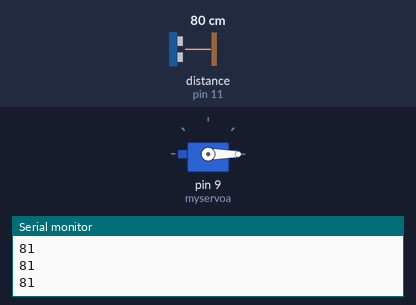
This sketch was run on a simulated Arduino Uno, built with avr-gcc and run on an emulated ATmega328P. Shown: servo, the last lines printed to the serial monitor. The test bench sets the inputs (shaded band); at power-on: distance to the obstacle (sensor on pin 11) 80 cm. The echo pulse lasts 58.3 µs per cm.

Above: at 1.2 s.
1.3 s: distance to the obstacle (sensor on pin 11) set to 12 cm
2.8 s: distance to the obstacle (sensor on pin 11) set to 9 cm
At 4.0 s:
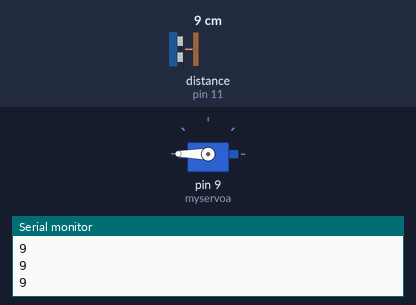
4.3 s: distance to the obstacle (sensor on pin 11) set to 18 cm
At 4.6 s:
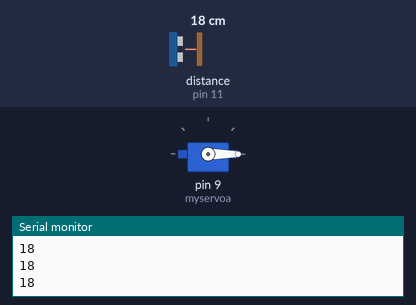
5.8 s: distance to the obstacle (sensor on pin 11) set to 2 cm
At 6.7 s:
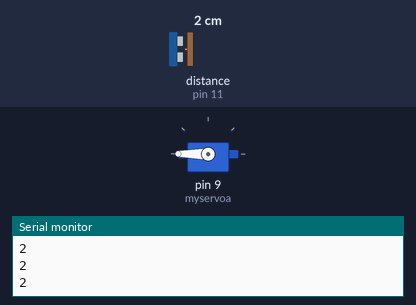
Timing chart, 0 to 8.3 s (numbered marks = the images above; inputs shaded):
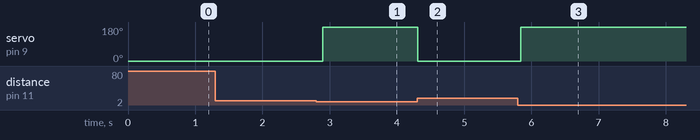

Measured:
- the behaviour switches between 11 and 10 cm on distance to the obstacle (sensor on pin 11) (found by bisection; images 0 and 1)
- after the input at 2.8 s, servo on pin 9 (myservoa): 0° → 180° after 0.09 s
- after the input at 4.3 s, servo on pin 9 (myservoa): 180° → 0° at once
- after the input at 5.8 s, servo on pin 9 (myservoa): 0° → 180° at once

The sketch:

HC-SR04-Ultrasonic-Servo-Control-System.ino
```cpp
#include <NewPing.h>
#include <Servo.h>

int trig = 12;
int echo = 11;
int maxDistance = 200;

Servo myservoa;
NewPing sonar(trig, echo, maxDistance);

void setup() {
  myservoa.attach(9);
  Serial.begin(9600);
}

void loop() {
  int distance = sonar.ping_cm();
  Serial.println(distance);

  if (distance > 0 && distance <= 10) {
    myservoa.write(180);  // open
  } else {
    myservoa.write(0);    // close
  }

  delay(100);
}
```
